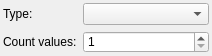
<?xml version="1.0" encoding="UTF-8"?>
<ui version="4.0">
 <class>Widget_NodeProxy</class>
 <widget class="QWidget" name="Widget_NodeProxy">
  <property name="geometry">
   <rect>
    <x>0</x>
    <y>0</y>
    <width>212</width>
    <height>56</height>
   </rect>
  </property>
  <property name="minimumSize">
   <size>
    <width>212</width>
    <height>56</height>
   </size>
  </property>
  <property name="maximumSize">
   <size>
    <width>212</width>
    <height>56</height>
   </size>
  </property>
  <property name="windowTitle">
   <string>Form</string>
  </property>
  <layout class="QFormLayout" name="formLayout">
   <property name="leftMargin">
    <number>3</number>
   </property>
   <property name="topMargin">
    <number>3</number>
   </property>
   <property name="rightMargin">
    <number>3</number>
   </property>
   <property name="bottomMargin">
    <number>3</number>
   </property>
   <item row="0" column="0">
    <widget class="QLabel" name="label_type">
     <property name="text">
      <string>Type:</string>
     </property>
    </widget>
   </item>
   <item row="0" column="1">
    <widget class="QComboBox" name="comboBox_type"/>
   </item>
   <item row="1" column="0">
    <widget class="QLabel" name="label_countValues">
     <property name="text">
      <string>Count values:</string>
     </property>
    </widget>
   </item>
   <item row="1" column="1">
    <widget class="QSpinBox" name="spinBox_countValues">
     <property name="minimum">
      <number>1</number>
     </property>
     <property name="maximum">
      <number>9999</number>
     </property>
    </widget>
   </item>
  </layout>
 </widget>
 <resources/>
 <connections/>
</ui>
